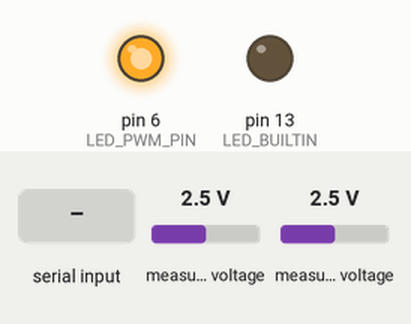
Bench run of a sketch on a simulated Arduino Uno, built with avr-gcc and run on an emulated ATmega328P. Shown: output pins drawn as LEDs (lit = HIGH). Dashed ring = blinking. The test bench sets the inputs (shaded band); at power-on: measured voltage 2.5 V. What the sketch prints to the serial monitor is not drawn.

Above: at 0.6 s.
At 11.8 s:
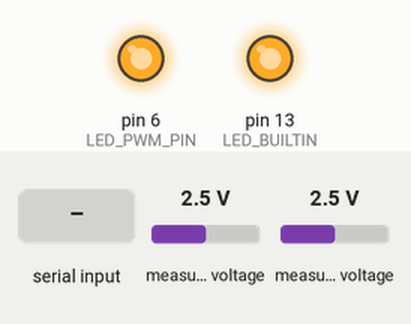
11.9 s: "r" received over Serial
At 13.4 s:
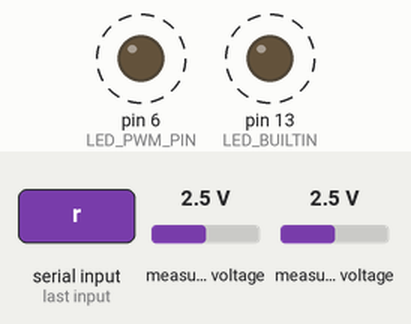
Timing chart, 0 to 20.2 s (numbered marks = the images above; inputs shaded):
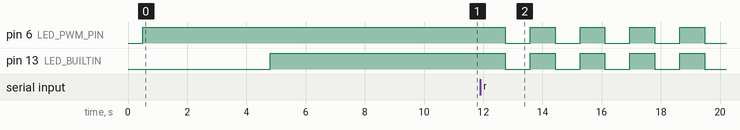

Measured:
- after the input at 11.9 s, pin 6 (LED_PWM_PIN), pin 13 (LED_BUILTIN): alternates HIGH for 0.84 s and LOW for 0.84 s, starting after 0.84 s

The sketch:

measure.ino
```cpp
#include <Wire.h>
#include <Adafruit_ADS1X15.h>

// ================= 参数定义 =================
#define LED_PWM_PIN   6             // 外置LED PWM控制
#define LED_BUILTIN   13            // 板载LED

Adafruit_ADS1115 ads;                    // ADS1115 ADC (I2C地址0x48)

const float    k_IP           = 10.0;    // 电流转换系数 mA/单位P (标定填入)
const float    b_IP           = 0.0;     // 系统零点偏移量 mA (标定填入)
const float    PSD_LENGTH     = 20.0;    // PSD有效长度 mm (S3932)
const float    R_LOOP         = 100.0;   // 回路等效电阻 R Ω (LCR电桥实测)
const float    L_LOOP         = 0.05;    // 回路等效电感 L H (LCR电桥实测)

const uint16_t BASE_SAMPLES   = 200;     // 环境光采样次数
const uint8_t  FILTER_SIZE    = 16;      // 滑动平均窗口大小
const uint8_t  PERIOD_AVG     = 8;       // 频率周期平均个数
const uint16_t BLINK_INTERVAL = 800;     // 板载LED闪烁间隔 ms

// ================= 全局变量 =================
float V1_ambient = 0;                    // PSD通道1环境光电压 V
float V2_ambient = 0;                    // PSD通道2环境光电压 V

// 滑动平均缓存
float filterBuffer[FILTER_SIZE];
uint8_t filterIndex = 0;
bool filterInitialized = false;

// 频率计算
uint32_t periodBuffer[PERIOD_AVG];
uint8_t periodIndex = 0;
uint32_t lastCrossTime = 0;
float frequency = 0;
float lastP = 0;

// ================= LED控制 =================
void statusSlowBlink() {
  static uint32_t timer = 0;
  static bool state = false;
  if (millis() - timer > BLINK_INTERVAL) {
    timer = millis();
    state = !state;
    digitalWrite(LED_BUILTIN, state);
    digitalWrite(LED_PWM_PIN, state);     // D6 外置LED与D13板载LED同相慢闪
  }
}

// ================= PSD双通道读取 (ADS1115) =================
void measureAmbient() {
  float sum1 = 0, sum2 = 0;
  Serial.println(F("检测环境光中..."));
  for (uint16_t i = 0; i < BASE_SAMPLES; i++) {
    sum1 += ads.computeVolts(ads.readADC_SingleEnded(0));
    sum2 += ads.computeVolts(ads.readADC_SingleEnded(1));
    delay(5);
  }
  V1_ambient = sum1 / BASE_SAMPLES;
  V2_ambient = sum2 / BASE_SAMPLES;
}

// 归一化位置算子 P = (V2 - V1) / (V1 + V2)
float readP() {
  float V1 = ads.computeVolts(ads.readADC_SingleEnded(0)) - V1_ambient;
  float V2 = ads.computeVolts(ads.readADC_SingleEnded(1)) - V2_ambient;
  if (V1 < 0) { V1 = 0; }
  if (V2 < 0) { V2 = 0; }
  float sum = V1 + V2;
  return (sum > 0.001) ? ((V2 - V1) / sum) : 0;
}

// ================= 滑动平均滤波 =================
float filterP(float inputP) {
  if (!filterInitialized) {
    for (uint8_t i = 0; i < FILTER_SIZE; i++) { filterBuffer[i] = inputP; }
    filterInitialized = true;
  }
  filterBuffer[filterIndex] = inputP;
  filterIndex = (filterIndex + 1) % FILTER_SIZE;
  float sum = 0;
  for (uint8_t i = 0; i < FILTER_SIZE; i++) { sum += filterBuffer[i]; }
  return sum / FILTER_SIZE;
}

// ================= 频率计算 =================
void updateFrequency(float P) {
  if (lastP < 0.001 && P >= 0.001) {      // 上升沿过零检测
    uint32_t now = millis();
    if (lastCrossTime > 0) {
      periodBuffer[periodIndex] = now - lastCrossTime;
      periodIndex = (periodIndex + 1) % PERIOD_AVG;
      uint32_t sum = 0;
      for (uint8_t i = 0; i < PERIOD_AVG; i++) { sum += periodBuffer[i]; }
      float avgPeriod = sum / (float)PERIOD_AVG;
      if (avgPeriod > 0) { frequency = 1000.0 / avgPeriod; }
    }
    lastCrossTime = now;
  }
  lastP = P;
}

// ================= 初始化 =================
void setup() {
  Serial.begin(115200);
  delay(500);
  pinMode(LED_PWM_PIN, OUTPUT);
  pinMode(LED_BUILTIN, OUTPUT);
  digitalWrite(LED_PWM_PIN, HIGH);        // 启动前 D6 与 D13 均常亮

  // ADS1115初始化
  Serial.print(F("初始化ADS1115... "));
  if (!ads.begin()) {
    Serial.println(F("失败!"));
    while (1) { delay(1000); }
  }
  ads.setGain(GAIN_ONE);
  Serial.println(F("完成"));

  Serial.println();
  Serial.println(F("=============================="));
  Serial.println(F("         测量模块"));
  Serial.println(F("=============================="));

  // 第一次环境光检测
  measureAmbient();
  Serial.print(F("环境光 V1 = "));
  Serial.print(V1_ambient, 5);
  Serial.print(F(" V  V2 = "));
  Serial.print(V2_ambient, 5);
  Serial.println(F(" V"));

  digitalWrite(LED_BUILTIN, HIGH);
  delay(1500);

  // 第二次环境光检测
  measureAmbient();
  Serial.print(F("新环境光 V1 = "));
  Serial.print(V1_ambient, 5);
  Serial.print(F(" V  V2 = "));
  Serial.print(V2_ambient, 5);
  Serial.println(F(" V"));
  Serial.println(F("----------------------------------"));
  Serial.println(F("初始化完成! 按r键开始测量"));
  Serial.println(F("----------------------------------"));
}

// ================= 主循环 =================
void loop() {
  static bool started = false;

  if (!started) {
    if (Serial.available()) {
      if (Serial.read() == 'r') {
        started = true;
        Serial.println(F("开始测量"));
        // 慢闪函数初始为 LOW；先让两灯同步熄灭。
        digitalWrite(LED_BUILTIN, LOW);
        digitalWrite(LED_PWM_PIN, LOW);
        while (Serial.available()) { Serial.read(); }
      }
    }
    return;
  }

  statusSlowBlink();

  float P = readP();                       // 归一化位置算子
  float Pf = filterP(P);                   // 滑动平均滤波
  updateFrequency(Pf);                     // 过零检测计算频率

  float position = Pf * PSD_LENGTH / 2.0;  // 光斑位置 x = P·L/2  mm
  float current = k_IP * Pf + b_IP;        // I = k_IP·P + b_IP  电流 mA
  float omega = 2 * PI * frequency;        // 信号角频率 rad/s
  float impedance = sqrt(R_LOOP * R_LOOP + omega * omega * L_LOOP * L_LOOP);  // |Z|=√(R²+(ωL)²) Ω
  float voltageValue = current * impedance / 1000.0;   // U = I·|Z|  电压 V

  // 统一打印
  Serial.print(F("P="));
  Serial.print(Pf, 6);
  Serial.print(F("\tx="));
  Serial.print(position, 3);
  Serial.print(F(" mm\tI="));
  Serial.print(current, 5);
  Serial.print(F(" mA\tU="));
  Serial.print(voltageValue, 5);
  Serial.print(F(" V\tf="));
  Serial.print(frequency, 3);
  Serial.println(F(" Hz"));

  delay(100);
}
```
